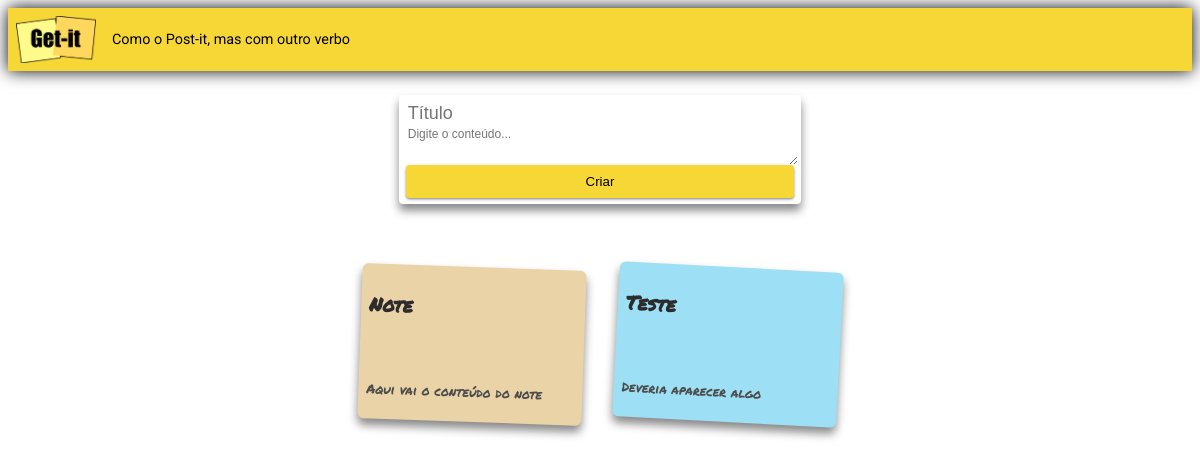
Before: / with the older database file.
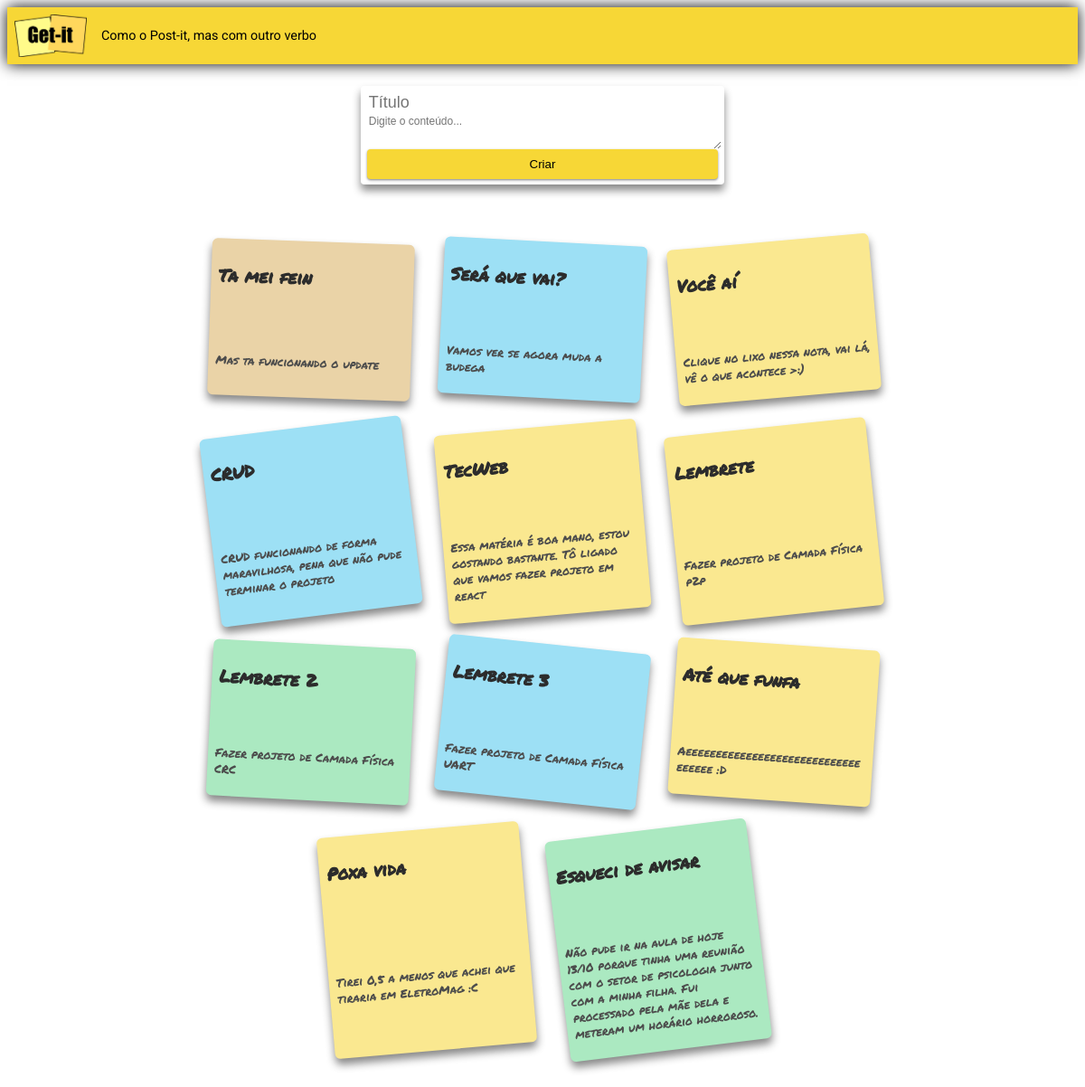
After: the same page with the newer database file.
### notes/models.py (models this page shows, shortened)
class Note(models.Model):
    title = models.CharField(max_length=200)
    content = models.TextField()

### notes/views.py (the view)
# urls.py: path('', views.index, name='index'),
def index(request):
    if request.method == 'POST':
        title = request.POST.get('title')
        content = request.POST.get('content')
        if not title or not content:
            return redirect('index')
        note = Note(title=title, content=content)
        note.save()
        return redirect('index')
    else:
        all_notes = Note.objects.all()
        return render(request, 'notes/index.html', {'notes': all_notes})

### notes/templates/notes/index.html (shortened to what this page needs)
{% extends "notes/base.html" %}
{% load static %}
{% block content %}
<header class="appbar">
    <img src="{% static 'notes/img/logo-getit.png' %}" class="logo" />
    <span class="subtitle">Como o Post-it, mas com outro verbo</span>
</header>
<main class="container">
    <form method="post" class="form-card">
        <input
            id="title"
            class="form-card-title"
            type="text"
            name="title"
            placeholder="Título"
            required
        />
        <textarea
            id="content"
            class="autoresize"
            name="content"
            placeholder="Digite o conteúdo..."
            required
        ></textarea>
        <button class="btn" type="submit">Criar</button>
    </form>
    <div class="card-container">
        {% for note in notes %}
        <div class="card">
            <h3 class="card-title">
                {{ note.title }}
            </h3>
            <form method="post" class="trash-form" action="/delete">
            </form>
            <div class="card-content">
                <p>
                    {{ note.content }}
                </p>
            </div>
        </div>
        {% endfor %}
    </div>
</main>
{% endblock %}

### notes/templates/notes/base.html (shortened to what this page needs)
<!DOCTYPE html>
<html>
    {% load static %}
    <head>
        <link
        rel="stylesheet"
        href="https://cdnjs.cloudflare.com/ajax/libs/meyer-reset/2.0/reset.min.css"
        />
        <link rel="stylesheet" href="{% static 'notes/css/getit.css' %}" />
    </head>
    <body>
        {% block content %} {% endblock %}
    </body>
</html>

### notes/static/notes/css/getit.css (style rules this page uses)
body { font-family: "Roboto", sans-serif; display: flex; flex-direction: column; flex-wrap: wrap; gap: 1.5em; }
.appbar { display: flex; flex-wrap: wrap; gap: 1em; align-items: center; background-color: #f7d736; padding: .5em; box-shadow: 0 0 1em; }
.logo { width: 5em; }
.subtitle { font-size: .9em; }
.container { padding: 0 4em; display: flex; flex-direction: column; flex-wrap: wrap; gap: 1.5em; }
.form-card { margin: 0 31%; border-radius: 4px; display: flex; flex-direction: column; flex-wrap: wrap; box-shadow: 0 .4em .6em 0 #888; padding: .4em; }
.form-card-title { border-width: 0; font-size: large; }
textarea { border-width: 0; font-size: .75em; font-family: sans-serif; font-weight: 500; height: 3em; min-width: 100%; max-width: max-content; }
.btn { height: 2.5em; border-radius: 4px; border-width: 0; font-weight: 500; background-color: #f7d736; box-shadow: 0 .1em .2em 0 #888; width: 100%; }
.card-container { margin: 1em; display: flex; flex-wrap: wrap; flex-direction: row; justify-content: center; padding: .4em; }
.card { font-family: 'Permanent Marker'; border-radius: 6px; display: flex; flex-direction: row; flex-wrap: wrap; box-shadow: 0 .4em .6em 0 #888; padding: .5em; width: 13em; margin: 1em; gap: 1.8em; overflow-wrap: break-word; }
.card-title { color: #2c2c2c; width: 100%; font-weight: bold; font-size: 1.2rem; }
.card-content { color: #4c4c4c; font-size: .8rem; width: 100%; }
.trash-form { position: absolute; top: .5em; right: .5em; }
.card-color-1 { background-color: #ead3a7; }
.card-color-2 { background-color: #9de0f5; }
.card-color-4 { background-color: #fae890; }
.card-color-5 { background-color: #abe9c1; }
.card-rotation-1 { transform:rotate(4deg); }
.card-rotation-3 { transform:rotate(3deg); }
.card-rotation-6 { transform:rotate(-5deg); }
.card-rotation-7 { transform:rotate(-6deg); }
.card-rotation-8 { transform:rotate(6deg); }
.card-rotation-9 { transform:rotate(-7deg); }
.card-rotation-11 { transform:rotate(2deg); }

Changed rows visible on the page:
removed Note: title "Note", content "Aqui vai o conteúdo do note"
removed Note: title "Teste", content "Deveria aparecer algo"
added Note: title "Ta mei fein", content "Mas ta funcionando o update"
added Note: title "Será que vai?", content "Vamos ver se agora muda a budega"
added Note: title "Você aí", content "Clique no lixo nessa nota, vai lá, vê o que acontece >:)"
added Note: title "CRUD", content "CRUD funcionando de forma maravilhosa, pena que não pude terminar o projeto"
added Note: title "TecWeb", content "Essa matéria é boa mano, estou gostando bastante. Tô ligado que vamos fazer projeto em react"
added Note: title "Lembrete", content "Fazer projeto de Camada Física p2p"
added Note: title "Lembrete 2", content "Fazer projeto de Camada Física CRC"
added Note: title "Lembrete 3", content "Fazer projeto de Camada Física UART"
added Note: title "Até que funfa", content "Aeeeeeeeeeeeeeeeeeeeeeeeeeeeeeeeeeee :D"
added Note: title "Poxa vida", content "Tirei 0,5 a menos que achei que tiraria em EletroMag :C"
added Note: title "Esqueci de avisar", content "Não pude ir na aula de hoje 13/10 porque tinha uma reunião com o setor de psicologia junto com a minha filha. Fui processado pela mãe dela e meteram um horário horroroso."
